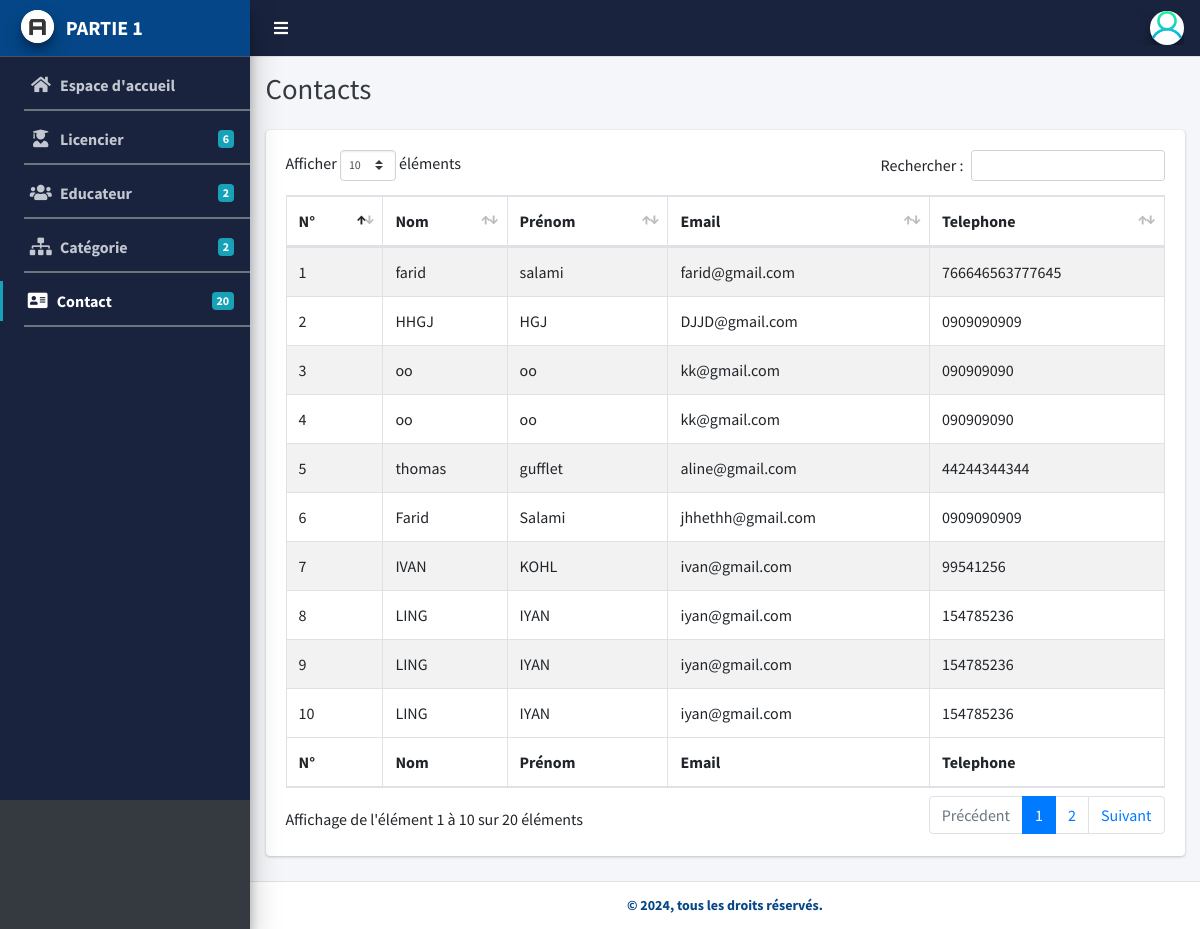
Page /contact (signed in) on the committed database.
### tables this page shows
CREATE TABLE `contact` (
  `id` int(11) NOT NULL,
  `nomContact` varchar(255) NOT NULL,
  `prenomContact` varchar(255) NOT NULL,
  `email` varchar(255) NOT NULL,
  `tel` varchar(255) NOT NULL
);

### classes/View.php (called while the page is built, shortened)
<?php
 class View {
    public function render($params = array()) {
        include_once('views/layout.php');
    }
}

### controllers/ContactController.php (called while the page is built, shortened)
<?php
class ContactController
{
    private $contactDAO;
    public function __construct(array $daos = []) {
        $this->contactDAO = $daos['contactDAO'];
    }
    public function index() {
        $contacts = $this->contactDAO->getAll();
        $view = new View('contact/show');
        $view->render([
            "titlePage" => "Contacts",
            "contacts" => $contacts
        ]);
    }
}
?>

### index.php (called while the page is built, shortened)
<?php
    require_once("config/database.php");
    if(isset($_GET['r']) && !empty($_GET['r'])) {
        if($_GET['r'] != "home" && $_GET['r'] != "login" && $_GET['r'] != "log" && $_GET['r'] != "logout") {
            if(isset($_SESSION['email']) && !empty($_SESSION['email'])) {
                $request = "/".$_GET['r'];
                $router = new Router($request);
            }
            else {
                $_SESSION['info'] = "Connectez vous pour démarrer une nouvelle session !";
                header('Location: login');
            }
        }
        else {
            $request = "/".$_GET['r'];
            $router = new Router($request);
        }
    }
    else {
        $request = '/home';
        $router = new Router($request);
    }
    $router->renderController();
?>

### config/database.php (called while the page is built)
<?php
    $host = "localhost";
    $database = "database";
    $username = "root";
    $password = "";
?>

### classes/models/Connexion.php (called while the page is built, shortened)
<?php
class Connexion
{
    public function __construct(){
        global $host;
        global $database;
        global $username;
        global $password;
        try {
            $this->pdo = new PDO("mysql:host=$host;dbname=$database", $username, $password);
        } catch (PDOException $e) {
            die ("Erreur de connexion à la base de données : " . $e->getMessage());
        }
    }
}

### classes/dao/LicencierDAO.php (called while the page is built, shortened)
<?php
class LicencierDAO
{
    private $connexion;
    public function __construct(Connexion $connexion) {
        $this->connexion = $connexion;
    }
    public function getAllLicencier() {
        try {
            $stmt = $this->connexion->pdo->query("SELECT * FROM licencier");
            $licences = [];
            while ($row = $stmt->fetch(PDO::FETCH_ASSOC)) {
                $licences[] = new LicencierModel($row['numeroLicence'],$row['nomLicencier'], $row['prenomLicencier'], $row['contactID'], $row['categorieCodeRaccourci']);
            }
            return $licences;
        } catch (PDOException $e) {
            echo ($e->getMessage());
            return [];
        }
    }
}

### classes/dao/EducationDAO.php (called while the page is built, shortened)
<?php
require_once(__DIR__ . '/../../config/database.php');
require_once(__DIR__ . "/LicencierDAO.php");
class EducationDAO extends LicencierDAO {
    private $connexion;
    public function __construct(Connexion $connexion) {
        $this->connexion = $connexion;
    }
    public function getAllEducateur() {
        $educateurs = array();
        try {
            $stmt = $this->connexion->pdo->query("SELECT * FROM educateur ");
            $stmt->execute();
            $stmt->setFetchMode(PDO::FETCH_ASSOC);
            $rows = $stmt->fetchAll();
            foreach ($rows as $row) {
                $educateur = new EducateurModel(
                    $row["id"],
                    $row["licencie"],
                    $row["email"],
                    "",
                    $row["estAdmin"]
                );
                $educateurs[] = $educateur;
            }
            return $educateurs;
        } catch (PDOException $e) {
            return [];
        }
    }
}

### classes/dao/CategoriesDAO.php (called while the page is built, shortened)
<?php
class CategoriesDAO
{
    private $connexion;
    public function __construct(Connexion $connexion) {
        $this->connexion = $connexion;
    }
    public function getAllCategories() {
        try {
            $query ="SELECT * FROM categorie";
            $stmt = $this->connexion->pdo->prepare($query);
            $stmt->execute();
            $stmt->setFetchMode(PDO::FETCH_ASSOC);
            $rows = $stmt->fetchAll();
            foreach ($rows as $row) {
                $category = new CategorieModel($row["codeRaccourci"] , $row["nom"]);
                $category->setCodeRaccourci($row["codeRaccourci"]);
                $category->setNom($row["nom"]);
                $categories[] = $category;
            }
        return $categories;
        } catch (PDOException $e) {
			die("Error".$e->getMessage());
        }
    }
}

### classes/models/CategorieModel.php (called while the page is built, shortened)
<?php
class CategorieModel
{
    public function setCodeRaccourci($codeRaccourci)
    {
        return $this;
    }
    public function setNom($nom)
    {
        return $this;
    }
}

### classes/dao/ContactDAO.php (called while the page is built, shortened)
<?php
class ContactDAO{
    private $connexion;
    public function __construct(Connexion $connexion) {
        $this->connexion = $connexion;
    }
    public function getAll() {
        $contacts = array();
        try {
            $query ="SELECT * FROM contact";
            $stmt = $this->connexion->pdo->prepare($query);
            $stmt->execute();
            $stmt->setFetchMode(PDO::FETCH_ASSOC);
            $rows = $stmt->fetchAll();
            foreach ($rows as $row) {
            $contact = new ContactModel();
                $contact->setId($row["id"]);
                $contact->setNomc($row["nomContact"]);
                $contact->setPrenomc($row["prenomContact"]);
                $contact->setEmail($row["email"]);
                $contact->setTel($row["tel"]);
                $contacts[] = $contact;
            }
        } catch (PDOException $e) {
			die("Error".$e->getMessage());
        }
        return $contacts;
    }
}

### classes/models/ContactModel.php (called while the page is built, shortened)
<?php
class ContactModel
{
    private $nomc;
    private $prenomc;
    private $email;
    private $tel;
    public function __construct($nomc=null, $prenomc=null, $email=null, $tel=null) {
        $this->nomc = $nomc;
        $this->prenomc = $prenomc;
        $this->email = $email;
        $this->tel = $tel;
    }
    public function getEmail() {
        return $this->email;
    }
    public function getTel() {
        return $this->tel;
    }
    public function setEmail($email) {
        $this->email=$email;
    }
    public function setTel($tel) {
        $this->tel=$tel;
    }
    public function getNomc()
    {
        return $this->nomc;
    }
    public function setNomc($nomc)
    {
        $this->nomc = $nomc;
        return $this;
    }
    public function getPrenomc()
    {
        return $this->prenomc;
    }
    public function setPrenomc($prenomc)
    {
        $this->prenomc = $prenomc;
        return $this;
    }
}

### views/contact/show.php (the view, shortened to what this page needs)
<div class="content-header">
    <div class="container-fluid">
        <div class="row mb-2">
            <div class="col-sm-10">
                <h1 class="m-0 text-dark">
                    <?= $titlePage; ?>
                </h1>
            </div>
        </div>
    </div>
</div>
<section class="content">
    <div class="container-fluid">
        <div class="card">
            <div class="card-body">
                <table id="datatable" class="table table-bordered table-striped">
                    <thead>
                        <tr>
                            <th>N°</th>
                            <th>Nom</th>
                            <th>Prénom</th>
                            <th>Email</th>
                            <th>Telephone</th>
                        </tr>
                    </thead>
                    <tbody>
                        <?php
                            $i = 1;
                            foreach ($contacts as $contact) :
                        ?>
                            <tr>
                                <td><?= $i++; ?></td>
                                <td><?= $contact->getNomc(); ?></td>
                                <td><?= $contact->getPrenomc(); ?></td>
                                <td><?= $contact->getEmail(); ?></td>
                                <td><?= $contact->getTel(); ?></td>
                            </tr>
                        <?php endforeach; ?>
                    </tbody>
                    <tfoot>
                    <tr>
                        <th>N°</th>
                        <th>Nom</th>
                        <th>Prénom</th>
                        <th>Email</th>
                        <th>Telephone</th>
                    </tr>
                    </tfoot>
                </table>
            </div>
        </div>
    </div>
</section>

### classes/Router.php (shortened to what this page needs)
<?php
class Router {
    private $request;
    private static $rout = [];
    private $routes = [];
    public function __construct($request = null) {
        $this->request = $request;
        $this->routes = self::$rout;
    }
    public static function setRoute($url, $controller, $method, $vars = "") {
        self::$rout[] = [
            "url" => $url,
            "controller" => $controller,
            "method" => $method,
            "vars" => $vars
        ];
    }
    public function match($url) {
        if(preg_match('`^'.$url.'$`', $this->request, $matches))
            return $matches;
        else
            return false;
    }
    public function renderController() {
        $daos = [
            "licencierDAO" => new LicencierDAO(new Connexion),
            "categoriesDAO" => new CategoriesDAO(new Connexion),
            "contactDAO" => new ContactDAO(new Connexion),
            "educateurDAO" => new EducationDAO(new Connexion),
        ];
        foreach($this->routes as $route) {
            if(($varsValues = $this->match($route["url"])) !== false) {
                $params = null;
                $method = $route["method"];
                $currentController = new $controller($daos);
                $currentController->$method($params);
            }
        }
    }
}

### views/layout.php (shortened to what this page needs)
<!DOCTYPE html>
<html>
<head>
    <?php include('partials/_head.php') ?>
</head>
<body class="hold-transition sidebar-mini layout-fixed layout-navbar-fixed layout-footer-fixed">
    <div class="wrapper">
        <?php include('partials/_navbar.php'); ?>
        <aside class="main-sidebar sidebar-dark-cyan elevation-4">
            <a href="home" class="brand-link" style="background-color: #044687;">
                <img src="assets/dist/img/AdminLTELogo.png" alt="Logo" class="bg-white brand-image img-circle elevation-3">
                <span class="brand-text font-weight-bold text-white ml-1">PARTIE 1</span>
            </a>
            <?php include('partials/_sidebar.php'); ?>
        </aside>
        <div class="content-wrapper">
            <?php include($pageContent.'.php') ?>
        </div>
        <?php include('partials/_footer.php'); ?>
    </div>
</body>
</html>

### views/partials/_head.php (shortened to what this page needs)
<link rel="stylesheet" href="assets/plugins/fontawesome-free/css/all.min.css">
<link rel="stylesheet" href="assets/dist/css/adminlte.min.css">
<link rel="stylesheet" href="assets/plugins/overlayScrollbars/css/OverlayScrollbars.min.css">
<link rel="stylesheet" href="assets/plugins/datatables-bs4/css/dataTables.bootstrap4.min.css">
<link rel="stylesheet" href="assets/plugins/datatables-responsive/css/responsive.bootstrap4.min.css">
<link rel="stylesheet" href="assets/plugins/sweetalert2/sweetalert2.min.css">

### views/partials/_navbar.php (shortened to what this page needs)
<nav class="main-header navbar navbar-expand navbar-light" style="background-color: #19233e;">
    <ul class="navbar-nav">
      <li class="nav-item">
        <a class="nav-link text-white" data-widget="pushmenu" role="button"><i class="fas fa-bars"></i></a>
      </li>
    </ul>
    <ul class="navbar-nav ml-auto">
      <li class="nav-item dropdown mr-2">
        <?php if(isset($_SESSION['email']) && !empty($_SESSION['email']) ): ?>
          <a class="user-panel d-flex" data-toggle="dropdown">
              <div class="image">
                  <img src="assets/dist/img/avatar.png" class="img-circle elevation-3 bg-white" alt="DA">
              </div>
          </a>
        <?php else: ?>
          <a class="btn bg-white text-dark" href="login">Se connecter</a>
        <?php endif; ?>
      </li>
    </ul>
  </nav>

### views/partials/_sidebar.php (shortened to what this page needs)
<?php
    $request = "/".$_GET['r'];
    $licencierDAO=new LicencierDAO(new Connexion());
    $educateurDAO=new EducationDAO(new Connexion());
    $categorieDAO=new CategoriesDAO(new Connexion());
    $contactDAO=new ContactDAO(new Connexion());
    $licenciers = $licencierDAO->getAllLicencier();
    $educateurs = $educateurDAO->getAllEducateur();
    $categories = $categorieDAO->getAllCategories();
    $contacts = $contactDAO->getAll();
?>
<div class="sidebar" style="background-color: #19233e;">
    <nav class="mt-2 mb-5">
        <ul class="nav nav-pills nav-sidebar flex-column nav-flat nav-legacy" data-widget="treeview" role="menu" data-accordion="false">
        <li class="nav-item mt-1 <?php if($request == '/home' || $request == '/') echo 'menu-open' ?>">
            <a href="home" class="nav-link font-weight-bold <?php  if($request == '/home' || $request == '/') echo 'active'  ?>">
                <i class="nav-icon fas fa-home"></i>
                <p>Espace d'accueil</p>
            </a>
        </li>
        <div class="my-1 border border-secondary ml-4"></div>
        <li class="nav-item mt-1 <?php if($request == '/licencier') echo 'menu-open' ?>">
            <a href="licencier" class="nav-link font-weight-bold <?php if($request == '/licencier') echo 'active' ?>">
                <i class="nav-icon fas fa-user-graduate"></i>
                <p>Licencier <span class="badge badge-info right"><?= count($licenciers) ?></span></p>
            </a>
        </li>
        <div class="my-1 border border-secondary ml-4"></div>
        <li class="nav-item mt-1 <?php if($request == '/educateur') echo 'menu-open' ?>">
            <a href="educateur" class="nav-link font-weight-bold <?php if($request == '/educateur') echo 'active' ?>">
                <i class="nav-icon fas fa-users"></i>
                <p>Educateur <span class="badge badge-info right"><?= count($educateurs) ?></span></p>
            </a>
        </li>
        <div class="my-1 border border-secondary ml-4"></div>
        <li class="nav-item mt-1 <?php if($request == '/categorie') echo 'menu-open' ?>">
            <a href="categorie" class="nav-link font-weight-bold <?php if($request == '/categorie') echo 'active' ?>">
                <i class="nav-icon fas fa-sitemap"></i>
                <p>Catégorie <span class="badge badge-info right"><?= count($categories) ?></span></p>
            </a>
        </li>
        <div class="my-1 border border-secondary ml-4"></div>
        <li class="nav-item mt-1 <?php if($request == '/contact') echo 'menu-open' ?>">
            <a href="contact" class="nav-link font-weight-bold <?php if($request == '/contact') echo 'active' ?>">
                <i class="nav-icon fas fa-address-card"></i>
                <p>Contact <span class="badge badge-info right"><?= count($contacts) ?></span></p>
            </a>
        </li>
        <div class="my-1 border border-secondary ml-4"></div>
    </nav>
</div>

### views/partials/_footer.php
<footer class="main-footer text-center text-sm">
    <strong style="color: #044687;">&copy; 2024, tous les droits réservés.</strong>
</footer>

### rows in the picture
contact: nomContact "farid", prenomContact "salami", email "farid@gmail.com", tel "766646563777645"
contact: nomContact "HHGJ", prenomContact "HGJ", email "DJJD@gmail.com", tel "0909090909"
contact: nomContact "oo", prenomContact "oo", email "kk@gmail.com", tel "090909090"
contact: nomContact "oo", prenomContact "oo", email "kk@gmail.com", tel "090909090"
contact: nomContact "thomas", prenomContact "gufflet", email "aline@gmail.com", tel "44244344344"
contact: nomContact "Farid", prenomContact "Salami", email "jhhethh@gmail.com", tel "0909090909"
contact: nomContact "IVAN", prenomContact "KOHL", email "ivan@gmail.com", tel "99541256"
contact: nomContact "LING", prenomContact "IYAN", email "iyan@gmail.com", tel "154785236"
contact: nomContact "LING", prenomContact "IYAN", email "iyan@gmail.com", tel "154785236"
contact: nomContact "LING", prenomContact "IYAN", email "iyan@gmail.com", tel "154785236"

### other values in the picture
count($licenciers) "6"
count($educateurs) "2"
count($categories) "2"
count($contacts) "20"
